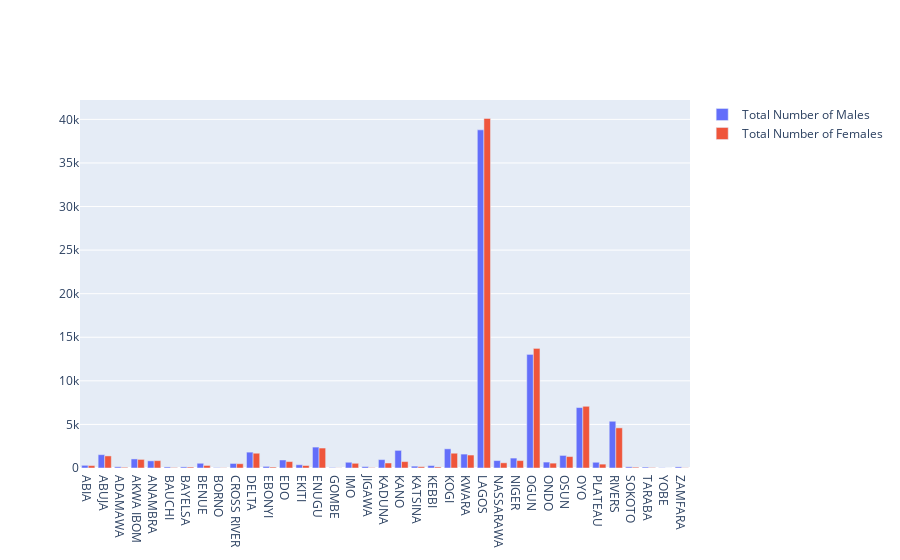

The notebook cell this image was saved under:
### Code cell
x_ax=waec['STATE']

fig = go.Figure(data=[
    go.Bar(name='Total Number of Males', x=x_ax, y=waec['TOTAL NUMBER SAT_Male']),
    go.Bar(name='Total Number of Females', x=x_ax, y=waec['Total_number_sat_female']),
#     hover_data = waec['Total Number of Females']
])
# Change the bar mode
fig.update_layout(barmode='group')
fig.show()

### Figure 1 — Plotly figure (JSON) as saved in the notebook; plotly's stock layout.template omitted (floating-point values rounded to 4 significant figures)
{"data": [{"name": "Total Number of Males", "type": "bar", "x": ["ABIA", "ABUJA", "ADAMAWA", "AKWA IBOM", "ANAMBRA", "BAUCHI", "BAYELSA", "BENUE", "BORNO", "CROSS RIVER", "DELTA", "EBONYI", "EDO", "EKITI", "ENUGU", "GOMBE", "IMO", "JIGAWA", "KADUNA", "KANO", "KATSINA", "KEBBI", "KOGI", "KWARA", "LAGOS", "NASSARAWA", "NIGER", "OGUN", "ONDO", "OSUN", "OYO", "PLATEAU", "RIVERS", "SOKOTO", "TARABA", "YOBE", "ZAMFARA"], "y": [309, 1530, 140, 1039, 823, 124, 128, 544, 43, 522, 1820, 186, 920, 374, 2399, 54, 658, 166, 963, 2023, 213, 279, 2201, 1597, 38795, 853, 1138, 13034, 680, 1442, 6934, 659, 5363, 136, 107, 29, 127]}, {"name": "Total Number of Females", "type": "bar", "x": ["ABIA", "ABUJA", "ADAMAWA", "AKWA IBOM", "ANAMBRA", "BAUCHI", "BAYELSA", "BENUE", "BORNO", "CROSS RIVER", "DELTA", "EBONYI", "EDO", "EKITI", "ENUGU", "GOMBE", "IMO", "JIGAWA", "KADUNA", "KANO", "KATSINA", "KEBBI", "KOGI", "KWARA", "LAGOS", "NASSARAWA", "NIGER", "OGUN", "ONDO", "OSUN", "OYO", "PLATEAU", "RIVERS", "SOKOTO", "TARABA", "YOBE", "ZAMFARA"], "y": [276, 1387, 80, 985, 846, 54, 109, 291, 25, 492, 1695, 109, 739, 285, 2290, 14, 540, 41, 572, 737, 151, 120, 1695, 1487, 40110, 595, 851, 13722, 559, 1311, 7080, 445, 4605, 93, 49, 4, 25]}], "layout": {"barmode": "group"}}
